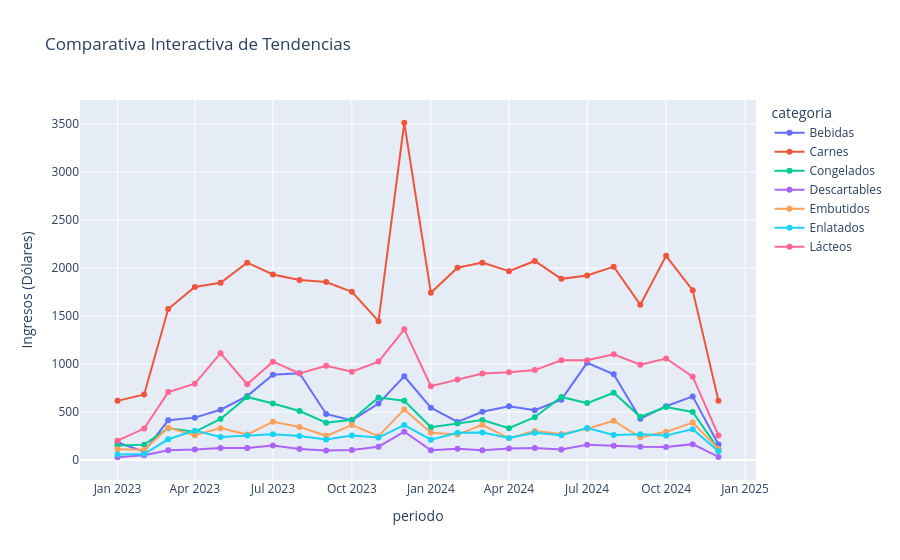

The cell this chart's notebook holds for it:
### Code cell
categorias_a_comparar = df['categoria'].unique()
df_comparativa = totalesPorFecha[totalesPorFecha['categoria'].isin(categorias_a_comparar)]

fig = px.line(df_comparativa, x='periodo', y='ingresosTotales', 
              color='categoria', markers=True,
              title='Comparativa Interactiva de Tendencias',
              labels={'ingresosTotales': 'Ingresos (Dólares)'})

# Mostrar etiquetas encima de los puntos
fig.update_traces(textposition="top center", texttemplate='%{y:,.0f}')

fig.show()

### Figure 1 — Plotly figure (JSON) as saved in the notebook; plotly's stock layout.template omitted (floating-point values rounded to 4 significant figures)
{"data": [{"hovertemplate": "categoria=Bebidas<br>periodo=%{x}<br>Ingresos (Dólares)=%{y}<extra></extra>", "legendgroup": "Bebidas", "line": {"color": "#636efa", "dash": "solid"}, "marker": {"symbol": "circle"}, "mode": "lines+markers", "name": "Bebidas", "orientation": "v", "showlegend": true, "textposition": "top center", "texttemplate": "%{y:,.0f}", "type": "scatter", "x": ["2023-01", "2023-02", "2023-03", "2023-04", "2023-05", "2023-06", "2023-07", "2023-08", "2023-09", "2023-10", "2023-11", "2023-12", "2024-01", "2024-02", "2024-03", "2024-04", "2024-05", "2024-06", "2024-07", "2024-08", "2024-09", "2024-10", "2024-11", "2024-12"], "xaxis": "x", "y": [182.6, 88.0, 414.7, 442.2, 524.7, 666.6, 887.7, 905.3, 480.7, 413.6, 588.5, 872.3, 545.6, 397.1, 503.8, 561.0, 519.2, 629.2, 1013.0, 893.2, 431.2, 561.0, 663.3, 162.8], "yaxis": "y"}, {"hovertemplate": "categoria=Carnes<br>periodo=%{x}<br>Ingresos (Dólares)=%{y}<extra></extra>", "legendgroup": "Carnes", "line": {"color": "#EF553B", "dash": "solid"}, "marker": {"symbol": "circle"}, "mode": "lines+markers", "name": "Carnes", "orientation": "v", "showlegend": true, "textposition": "top center", "texttemplate": "%{y:,.0f}", "type": "scatter", "x": ["2023-01", "2023-02", "2023-03", "2023-04", "2023-05", "2023-06", "2023-07", "2023-08", "2023-09", "2023-10", "2023-11", "2023-12", "2024-01", "2024-02", "2024-03", "2024-04", "2024-05", "2024-06", "2024-07", "2024-08", "2024-09", "2024-10", "2024-11", "2024-12"], "xaxis": "x", "y": [616.8, 684.0, 1574.0, 1802.0, 1846.0, 2056.0, 1933.0, 1876.0, 1854.0, 1753.0, 1447.0, 3513.0, 1742.0, 2004.0, 2056.0, 1966.0, 2074.0, 1888.0, 1923.0, 2014.0, 1618.0, 2127.0, 1768.0, 618.8], "yaxis": "y"}, {"hovertemplate": "categoria=Congelados<br>periodo=%{x}<br>Ingresos (Dólares)=%{y}<extra></extra>", "legendgroup": "Congelados", "line": {"color": "#00cc96", "dash": "solid"}, "marker": {"symbol": "circle"}, "mode": "lines+markers", "name": "Congelados", "orientation": "v", "showlegend": true, "textposition": "top center", "texttemplate": "%{y:,.0f}", "type": "scatter", "x": ["2023-01", "2023-02", "2023-03", "2023-04", "2023-05", "2023-06", "2023-07", "2023-08", "2023-09", "2023-10", "2023-11", "2023-12", "2024-01", "2024-02", "2024-03", "2024-04", "2024-05", "2024-06", "2024-07", "2024-08", "2024-09", "2024-10", "2024-11", "2024-12"], "xaxis": "x", "y": [151.8, 161.0, 331.2, 294.4, 427.8, 657.8, 588.8, 510.6, 388.7, 420.9, 650.9, 618.7, 342.7, 381.8, 416.3, 331.2, 446.2, 657.8, 593.4, 701.5, 450.8, 552.0, 501.4, 115.0], "yaxis": "y"}, {"hovertemplate": "categoria=Descartables<br>periodo=%{x}<br>Ingresos (Dólares)=%{y}<extra></extra>", "legendgroup": "Descartables", "line": {"color": "#ab63fa", "dash": "solid"}, "marker": {"symbol": "circle"}, "mode": "lines+markers", "name": "Descartables", "orientation": "v", "showlegend": true, "textposition": "top center", "texttemplate": "%{y:,.0f}", "type": "scatter", "x": ["2023-01", "2023-02", "2023-03", "2023-04", "2023-05", "2023-06", "2023-07", "2023-08", "2023-09", "2023-10", "2023-11", "2023-12", "2024-01", "2024-02", "2024-03", "2024-04", "2024-05", "2024-06", "2024-07", "2024-08", "2024-09", "2024-10", "2024-11", "2024-12"], "xaxis": "x", "y": [29.6, 49.5, 101.2, 109.3, 125.9, 125.0, 151.0, 114.6, 99.0, 104.5, 139.4, 295.9, 103.0, 118.3, 103.0, 120.0, 126.6, 111.2, 159.2, 148.6, 138.0, 136.4, 166.1, 32.9], "yaxis": "y"}, {"hovertemplate": "categoria=Embutidos<br>periodo=%{x}<br>Ingresos (Dólares)=%{y}<extra></extra>", "legendgroup": "Embutidos", "line": {"color": "#FFA15A", "dash": "solid"}, "marker": {"symbol": "circle"}, "mode": "lines+markers", "name": "Embutidos", "orientation": "v", "showlegend": true, "textposition": "top center", "texttemplate": "%{y:,.0f}", "type": "scatter", "x": ["2023-01", "2023-02", "2023-03", "2023-04", "2023-05", "2023-06", "2023-07", "2023-08", "2023-09", "2023-10", "2023-11", "2023-12", "2024-01", "2024-02", "2024-03", "2024-04", "2024-05", "2024-06", "2024-07", "2024-08", "2024-09", "2024-10", "2024-11", "2024-12"], "xaxis": "x", "y": [112.0, 108.8, 336.0, 259.2, 332.8, 265.6, 400.0, 345.6, 252.8, 364.8, 249.6, 528.0, 284.8, 265.6, 368.0, 227.2, 304.0, 272.0, 326.4, 409.6, 236.8, 294.4, 390.4, 115.2], "yaxis": "y"}, {"hovertemplate": "categoria=Enlatados<br>periodo=%{x}<br>Ingresos (Dólares)=%{y}<extra></extra>", "legendgroup": "Enlatados", "line": {"color": "#19d3f3", "dash": "solid"}, "marker": {"symbol": "circle"}, "mode": "lines+markers", "name": "Enlatados", "orientation": "v", "showlegend": true, "textposition": "top center", "texttemplate": "%{y:,.0f}", "type": "scatter", "x": ["2023-01", "2023-02", "2023-03", "2023-04", "2023-05", "2023-06", "2023-07", "2023-08", "2023-09", "2023-10", "2023-11", "2023-12", "2024-01", "2024-02", "2024-03", "2024-04", "2024-05", "2024-06", "2024-07", "2024-08", "2024-09", "2024-10", "2024-11", "2024-12"], "xaxis": "x", "y": [57.75, 62.25, 216.8, 306.8, 241.5, 255.8, 269.2, 250.5, 215.2, 256.5, 234.8, 365.2, 212.2, 284.2, 287.2, 229.5, 284.2, 259.5, 333.0, 262.5, 270.0, 255.0, 322.5, 92.25], "yaxis": "y"}, {"hovertemplate": "categoria=Lácteos<br>periodo=%{x}<br>Ingresos (Dólares)=%{y}<extra></extra>", "legendgroup": "Lácteos", "line": {"color": "#FF6692", "dash": "solid"}, "marker": {"symbol": "circle"}, "mode": "lines+markers", "name": "Lácteos", "orientation": "v", "showlegend": true, "textposition": "top center", "texttemplate": "%{y:,.0f}", "type": "scatter", "x": ["2023-01", "2023-02", "2023-03", "2023-04", "2023-05", "2023-06", "2023-07", "2023-08", "2023-09", "2023-10", "2023-11", "2023-12", "2024-01", "2024-02", "2024-03", "2024-04", "2024-05", "2024-06", "2024-07", "2024-08", "2024-09", "2024-10", "2024-11", "2024-12"], "xaxis": "x", "y": [202.2, 328.4, 707.9, 795.6, 1113.0, 789.7, 1025.0, 903.0, 981.8, 919.8, 1026.0, 1362.0, 770.1, 839.5, 901.6, 915.0, 937.1, 1039.0, 1040.0, 1101.0, 994.1, 1058.0, 869.0, 257.2], "yaxis": "y"}], "layout": {"legend": {"title": {"text": "categoria"}, "tracegroupgap": 0}, "title": {"text": "Comparativa Interactiva de Tendencias"}, "xaxis": {"anchor": "y", "domain": [0, 1], "title": {"text": "periodo"}}, "yaxis": {"anchor": "x", "domain": [0, 1], "title": {"text": "Ingresos (Dólares)"}}}}
